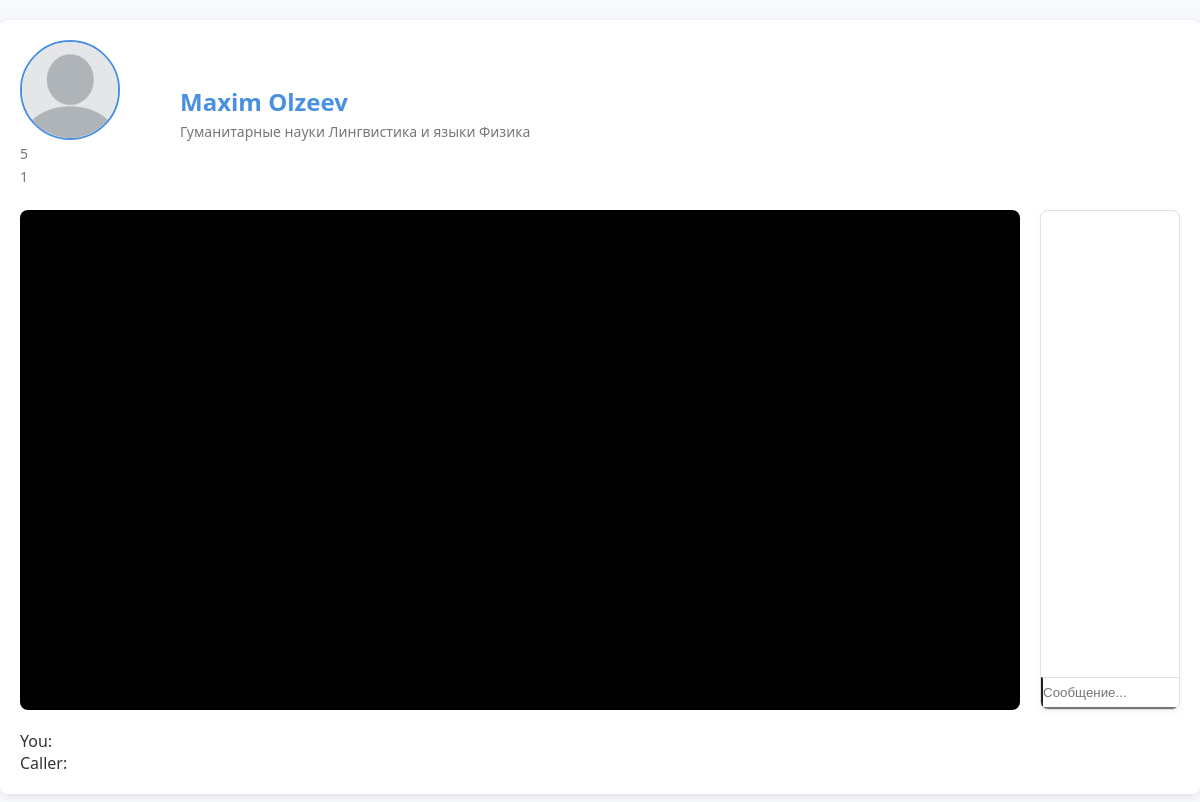
Page /chat/16/ on the committed database.
### categories/models.py (models this page shows, shortened)
class AdditionalInfo(models.Model):
    id = models.AutoField(primary_key=True)
    user_id = models.IntegerField(default = 0)
    description = models.TextField(max_length=65535, blank=True, null=True, verbose_name="Description", default="Ваше описание")
    rate = models.FloatField(blank=True, null=True, verbose_name="Rating", default = 5.0)
    university = models.CharField(max_length=65535, blank=True, null=True, verbose_name="Название университета", default = "")
    course = models.IntegerField(blank=True, null=True, verbose_name="Course", default=1)
    rank = models.IntegerField(blank=True, null=True, verbose_name="Rank", default=1)
    is_mentor = models.BooleanField(default = False)
    phone = models.CharField(max_length = 20, default = "+7 (XXX) XXX-XX-XX")
    balance = models.PositiveIntegerField(
        default = 0,
        verbose_name='Balance'
    )
    photo = models.ImageField(
        upload_to='media',
        blank=True,
        null=True,
        verbose_name='Profile Photo',
        default='media/default/default-avatar.png'
    )
    is_online = models.BooleanField(
        default=False,
        verbose_name='Online Status'
    )
    categories = models.ManyToManyField(
        'categories.Category',
        blank=True,
        verbose_name="Categories"
    )
    class Meta:
        verbose_name = "Additional info"
        verbose_name_plural = "Additional info"

class Category(models.Model):
    name = models.CharField(max_length=255, verbose_name="Name")
    description = models.TextField(blank=True, null=True, verbose_name="Description")
    class Meta:
        verbose_name = "Category"
        verbose_name_plural = "Categories"

### chat/views.py (the view)
# urls.py: path('<int:user_id>/', views.index, name='chat-view')
def index(request, user_id):
    user = User.objects.get(id=user_id)
    info = AdditionalInfo.objects.get(user_id=user_id)
    return render(request, 'chat/chat.html', {'helper': user,
                                              'categories': info.categories.all(),
                                              'username': request.user.username,
                                              'info': info})

### chat/templates/chat/chat.html (shortened to what this page needs)
{% load static %}
<!DOCTYPE html>
<html lang="en">
<head>
    <link rel="stylesheet" type="text/css" href="{% static 'chat/css/main.css' %}">
</head>
<body>
    <div class="main-body">
        <div class="person-header">
            <div>
                <img src="{{ info.photo.url }}" class="ph-avatar">
                <p class="ph-rating" id="rating">{{ info.rate }}</p>
                <p class="ph-course" id="course">{{ info.course }}</p>
            </div>
            <div style="position: relative; left: 20px;">
                <h1 class="ph-name">{{ helper.username }}</h1>
                <p class="ph-categories">{% for categ in categories %} {{ categ.name }}  {% endfor %}</p>
            </div>
        </div>
        <div class="chat-area">
            <video class="remote-video" autoplay="true" id="callVideo" src="{% static 'chat/video/filler.mp4' %}" allow="autoplay"></video>
            <div class="textchat">
                <ul id="chat-log" class="chat-log">
                </ul>
                <div style="display: flex; width: 100%; position: relative;">
                  <input id="messageInput" type="text" class="message-input" placeholder="Сообщение...">
                </div>
              </div>
        </div>
        <div class="container">
            <div class="raw">
              <div class="col-lg-6">
                <p>You: </p>
              </div>
              <div class="col-lg-6">
                <div id="acceptDiv">
                  <p>Caller: </p>
                </div>
              </div>
            </div>
          </div>
</body>
</html>

### chat/static/chat/css/main.css (style rules this page uses)
:root { --primary-color: #4a90e2; --secondary-color: #357ae8; --accent-color: #27ae60; --bg-color: #f7f9fc; --card-bg: #ffffff; --text-color: #333333; --muted-color: #777777; --border-radius: 8px; --transition: 0.3s ease; }
* { box-sizing: border-box; margin: 0; padding: 0; }
body { font-family: 'Segoe UI', sans-serif; background-color: var(--bg-color); color: var(--text-color); }
.main-body { max-width: 1200px; margin: 20px auto; padding: 20px; background-color: var(--card-bg); border-radius: var(--border-radius); box-shadow: 0 2px 8px rgba(0,0,0,0.1); }
.person-header { display: flex; align-items: center; gap: 20px; margin-bottom: 20px; }
.person-header > div:nth-child(2) { margin-left: 20px; }
.ph-avatar { width: 100px; height: 100px; border-radius: 50%; object-fit: cover; border: 2px solid var(--primary-color); }
.ph-name { margin: 0; font-size: 24px; color: var(--primary-color); }
.ph-rating, .ph-course, .ph-categories { margin: 4px 0; font-size: 14px; color: var(--muted-color); }
.chat-area { display: flex; gap: 20px; }
.remote-video { flex: 2; height: 500px; background-color: #000; border-radius: var(--border-radius); object-fit: cover; }
.textchat { flex: 1; display: flex; flex-direction: column; background-color: var(--card-bg); border: 1px solid #e0e0e0; border-radius: var(--border-radius); overflow: hidden; box-shadow: 0 2px 8px rgba(0,0,0,0.05); }
.chat-log { flex: 1; list-style: none; padding: 10px; overflow-y: auto; }
.message-input { display: flex; border-top: 1px solid #e0e0e0; }
.raw { margin-top: 20px; }

### rows in the picture
AdditionalInfo: photo (placeholder picture), rate "5", course "1"
Category: name "Гуманитарные науки"
Category: name "Лингвистика и языки"
Category: name "Физика"

### other values in the picture
{{ helper.username }} "Maxim Olzeev"
